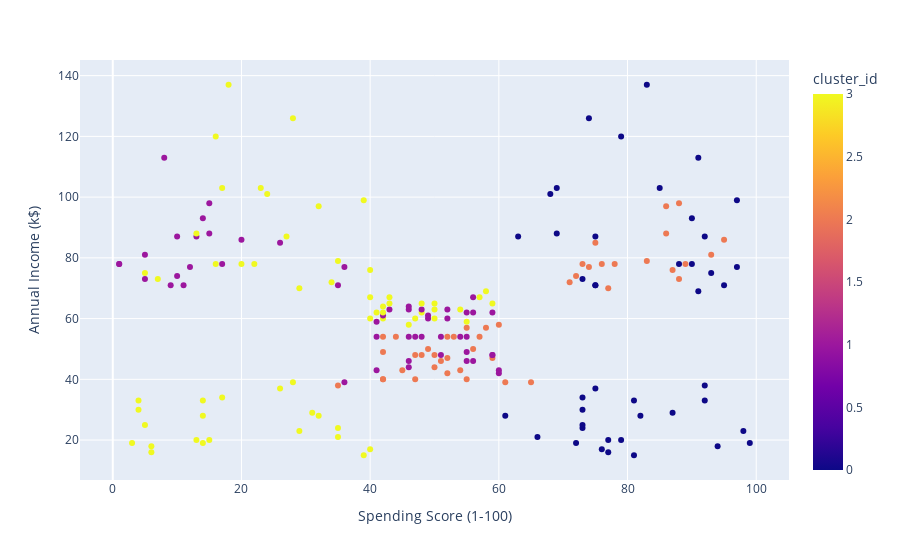

Source (notebook cell):
### Markdown cell above
#### Spending Score vs Annual Income of Each Cluster

### Code cell
fig = px.scatter(df, x ="Spending Score (1-100)", y ="Annual Income (k$)", color = 'cluster_id')
fig.show()

### Figure 1 — Plotly figure (JSON) as saved in the notebook; plotly's stock layout.template omitted (floating-point values rounded to 4 significant figures; data arrays with more than 128 entries replaced by an {"elided": "..."} marker saying what was removed)
{"data": [{"hovertemplate": "Spending Score (1-100)=%{x}<br>Annual Income (k$)=%{y}<br>cluster_id=%{marker.color}<extra></extra>", "legendgroup": "", "marker": {"color": {"elided": "200 int values"}, "coloraxis": "coloraxis", "symbol": "circle"}, "mode": "markers", "name": "", "orientation": "v", "showlegend": false, "type": "scatter", "x": {"elided": "200 int values"}, "xaxis": "x", "y": {"elided": "200 int values"}, "yaxis": "y"}], "layout": {"coloraxis": {"colorbar": {"title": {"text": "cluster_id"}}, "colorscale": [[0, "#0d0887"], [0.1111, "#46039f"], [0.2222, "#7201a8"], [0.3333, "#9c179e"], [0.4444, "#bd3786"], [0.5556, "#d8576b"], [0.6667, "#ed7953"], [0.7778, "#fb9f3a"], [0.8889, "#fdca26"], [1, "#f0f921"]]}, "legend": {"tracegroupgap": 0}, "margin": {"t": 60}, "xaxis": {"anchor": "y", "domain": [0, 1], "title": {"text": "Spending Score (1-100)"}}, "yaxis": {"anchor": "x", "domain": [0, 1], "title": {"text": "Annual Income (k$)"}}}}
